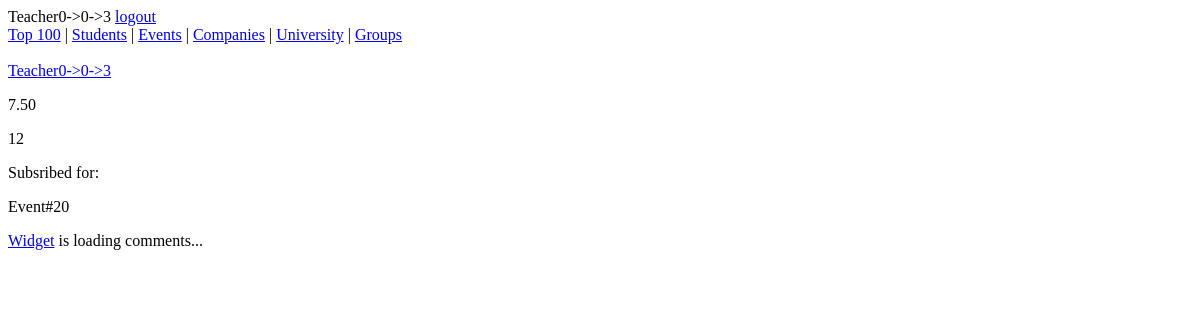
The page /teacher/497/ (signed in) on the database as committed earlier.
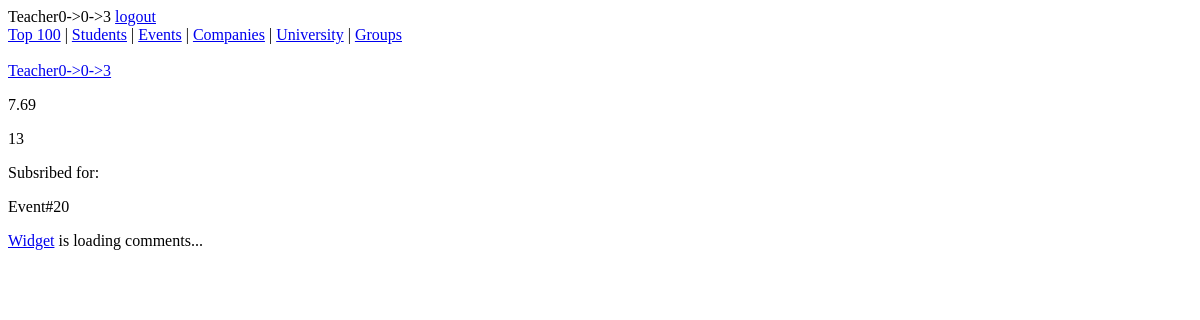
The same page on the database as committed later.
### ratings/models.py (models this page shows)
class Teacher(models.Model):
	user = models.OneToOneField(User)
	department = models.ForeignKey(Department, related_name="teachers")
	avg_rating = models.DecimalField(max_digits=4, decimal_places=2, default=0, editable=False)
	count_of_votes = models.IntegerField(default=0, editable=False)
	voted_students = models.ManyToManyField('Student', related_name="rated_teachers", editable=False)
	def vote(self, vote, student):
		if not vote == -1:
			if student is not None:
				if not self.voted_students.filter(user__id=student.user.id).exists():
					self.avg_rating = ((self.avg_rating * self.count_of_votes) + vote) / (self.count_of_votes + 1)
					self.count_of_votes += 1
					self.voted_students.add(student)
					self.save()
	 				return True
		return False
	def __str__(self):
		return self.user.get_username()

### ratings/views.py (the view)
# urls.py: url(r'^teacher/(?P<pk>[0-9]+)/$', views.teacher_page, name="teacher_page"),
def teacher_page(request, pk):
    teacher = get_object_or_404(Teacher, pk=pk)
    if hasattr(request.user, 'student'):
        perm_to_vote = True
        perm_to_comment = True
    else:
        perm_to_vote = False
        perm_to_comment = False
    return render(request, 'ratings/teacher_page.html',
                  {'teacher': teacher, 'range': range(1, 11),
                   'perm_to_vote': perm_to_vote, 'perm_to_comment': perm_to_comment})

### ratings/ctx_log_processor.py (called while the page is built)
def auth_form(request):
    return {'form': AuthForm(), 'request': request}

### ratings/templates/ratings/teacher_page.html (shortened to what this page needs)
{% extends 'base.html' %}
{% block content %}
    <div>
		<a href="{% url 'ratings.views.teacher_page' pk=teacher.pk %}">{{ teacher.user.username }}</a>
		<p>{{ teacher.avg_rating }}</p>
		<p>{{ teacher.count_of_votes }}</p>
        {% if teacher.user.events.all %}
            Subsribed for:
            {% for event in teacher.user.events.all %}
               <p> {{ event.name }}</p>
            {% endfor %}
        {% endif %}
        {% include 'comments.html' %}
    </div>
{% endblock %}

Rows that differ between the two databases and show on the page:
changed Teacher "Teacher0->0->3": avg_rating "7.50" → "7.69"; count_of_votes "12" → "13"
